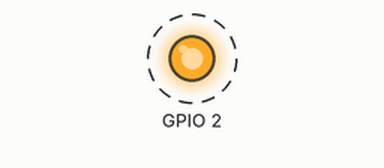
A sketch run on a simulated ESP32. Parts: output pins drawn as LEDs (lit = HIGH). Dashed ring = blinking. WiFi joins after 1.5 s; servers stay silent unless stated; what the sketch prints to the serial monitor is not drawn.

Above: at 5.5 s.
Timing chart, 0 to 9.6 s (numbered marks = the images above):
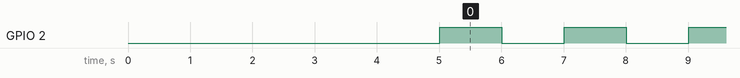

The sketch:

OTA_BROWSER.ino
```cpp
#include <WiFi.h>
#include <WiFiClient.h>
#include <WebServer.h>
#include <ESPmDNS.h>
#include <Update.h>

const char* host = "esp32";
const char* ssid = "STARK 2.4G";
const char* password = "01550123";

int contador_ms = 0;

WebServer server(80);
const char* loginIndex =
 "<form name='loginForm'>"
    "<table width='20%' bgcolor='A09F9F' align='center'>"
        "<tr>"
            "<td colspan=2>"
                "<center><font size=4><b>ESP32 - identifique-se</b></font></center>"
                "<br>"
            "</td>"
            "<br>"
            "<br>"
        "</tr>"
        "<td>Login:</td>"
        "<td><input type='text' size=25 name='userid'><br></td>"
        "</tr>"
        "<br>"
        "<br>"
        "<tr>"
            "<td>Senha:</td>"
            "<td><input type='Password' size=25 name='pwd'><br></td>"
            "<br>"
            "<br>"
        "</tr>"
        "<tr>"
            "<td><input type='submit' onclick='check(this.form)' value='Identificar'></td>"
        "</tr>"
    "</table>"
"</form>"
"<script>"
    "function check(form)"
    "{"
    "if(form.userid.value=='admin' && form.pwd.value=='admin')"
    "{"
    "window.open('/serverIndex')"
    "}"
    "else"
    "{"
    " alert('Login ou senha inválidos')"
    "}"
    "}"
"</script>";

const char* serverIndex =
"<script src='https://ajax.googleapis.com/ajax/libs/jquery/3.2.1/jquery.min.js'></script>"
"<form method='POST' action='#' enctype='multipart/form-data' id='upload_form'>"
   "<input type='file' name='update'>"
        "<input type='submit' value='Update'>"
    "</form>"
 "<div id='prg'>Progresso: 0%</div>"
 "<script>"
  "$('form').submit(function(e){"
  "e.preventDefault();"
  "var form = $('#upload_form')[0];"
  "var data = new FormData(form);"
  " $.ajax({"
  "url: '/update',"
  "type: 'POST',"
  "data: data,"
  "contentType: false,"
  "processData:false,"
  "xhr: function() {"
  "var xhr = new window.XMLHttpRequest();"
  "xhr.upload.addEventListener('progress', function(evt) {"
  "if (evt.lengthComputable) {"
  "var per = evt.loaded / evt.total;"
  "$('#prg').html('Progresso: ' + Math.round(per*100) + '%');"
  "}"
  "}, false);"
  "return xhr;"
  "},"
  "success:function(d, s) {"
  "console.log('Sucesso!')"
 "},"
 "error: function (a, b, c) {"
 "}"
 "});"
 "});"
 "</script>";

void setup(void){
    Serial.begin(115200);

    pinMode(2, OUTPUT);

    WiFi.begin(ssid, password);
    Serial.println("");

    while (WiFi.status() != WL_CONNECTED){
      WiFi.begin(ssid, password);
      delay(5000);
      Serial.print("Conectando ...");
    }

    Serial.println("");
    Serial.print("Conectado!");
    Serial.println(ssid);
    Serial.print("IP obtido: ");
    Serial.println(WiFi.localIP());

    /* Usa MDNS para resolver o DNS */
    if (!MDNS.begin(host)) {
        //http://esp32.local
        Serial.println("Erro ao configurar mDNS. O ESP32 vai reiniciar ...");
        delay(1000);
        ESP.restart();
    }

    Serial.println("mDNS configurado e inicializado;");

    server.on("/", HTTP_GET, []()
    {
        server.sendHeader("Connection", "close");
        server.send(200, "text/html", loginIndex);
    });

    server.on("/serverIndex", HTTP_GET, []()
    {
        server.sendHeader("Connection", "close");
        server.send(200, "text/html", serverIndex);
    });

    server.on("/update", HTTP_POST, []()
    {
        server.sendHeader("Connection", "close");
        server.send(200, "text/plain", (Update.hasError()) ? "FAIL" : "OK");
        ESP.restart();
    }, []() {
        HTTPUpload& upload = server.upload();

        if (upload.status == UPLOAD_FILE_START)
        {
            /* Inicio do upload de firmware OTA */
            Serial.printf("Update: %s\n", upload.filename.c_str());
            if (!Update.begin(UPDATE_SIZE_UNKNOWN))
                Update.printError(Serial);
        }
        else if (upload.status == UPLOAD_FILE_WRITE)
        {
            /* Escrevendo firmware enviado na flash do ESP32 */
            if (Update.write(upload.buf, upload.currentSize) != upload.currentSize)
                Update.printError(Serial);
        }
        else if (upload.status == UPLOAD_FILE_END)
        {
            /* Final de upload */
            if (Update.end(true))
                Serial.printf("Sucesso no update de firmware: %u\nReiniciando ESP32...\n", upload.totalSize);
            else
                Update.printError(Serial);
        }
    });
    server.begin();
}

void loop(){
    server.handleClient();
    delay(1);

    contador_ms++;

    if (contador_ms >= 1000){
        Serial.println("Programa antes da atualizacao OTA");
        contador_ms = 0;
    }

    digitalWrite(2, HIGH);
    delay(1000);
    digitalWrite(2, LOW);
    delay(1000);

}
```

Measured:
- by itself, GPIO 2: alternates HIGH for 1.0 s and LOW for 1.0 s
